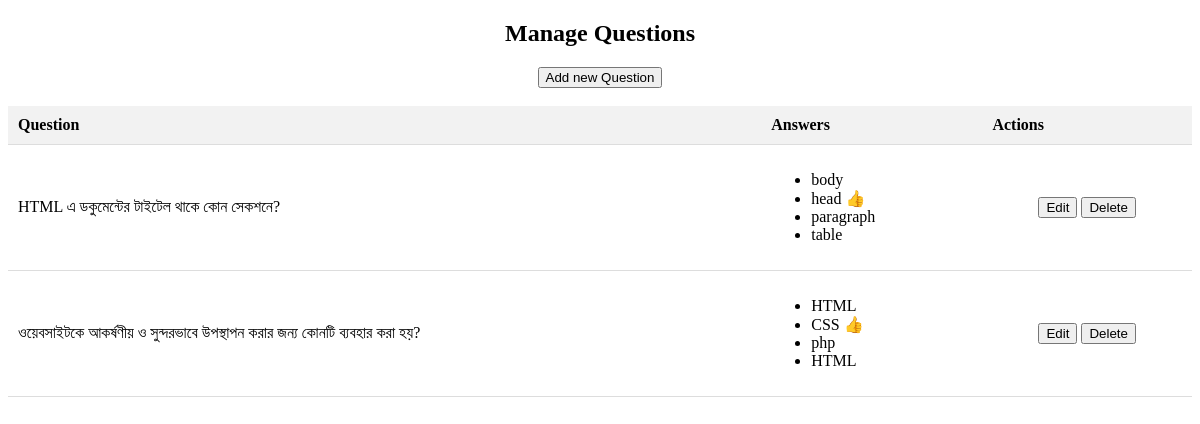
The app's page /view_question.php with its own data.
### tables this page shows
CREATE TABLE `question` (
  `id` int(10) NOT NULL,
  `ques` varchar(500) NOT NULL
);

CREATE TABLE `answers` (
  `id` int(10) NOT NULL,
  `ques_id` int(10) NOT NULL,
  `answer` varchar(100) NOT NULL,
  `correct` int(10) NOT NULL
);

### view_question.php (the view, shortened to what this page needs)
<?php
include '_dbconnect.php';
$query = "SELECT q.id AS question_id, q.ques, a.id AS answer_id, a.answer, a.correct
          FROM question q
          JOIN answers a ON q.id = a.ques_id
          ORDER BY q.id, a.id";
$result = mysqli_query($con, $query);
$questions = [];
while ($row = mysqli_fetch_assoc($result)) {
    $questions[$row['question_id']]['question'] = $row['ques'];
    $questions[$row['question_id']]['answers'][] = [
        'answer_id' => $row['answer_id'],
        'answer_text' => $row['answer'],
        'is_correct' => $row['correct']
    ];
}
?>
<!DOCTYPE html>
<html>
<head>
</head>
<body>
<center>
<h2>Manage Questions</h2>
<form action="question.php">
    <button type="submit">Add new Question</button>
</form>
<br>
<table>
    <tr>
        <th>Question</th>
        <th>Answers</th>
        <th>Actions</th>
    </tr>
    <?php foreach ($questions as $question_id => $data): ?>
        <tr>
            <td><?php echo $data['question']; ?></td>
            <td>
                <ul>
                    <?php foreach ($data['answers'] as $answer): ?>
                        <li>
                            <?php echo $answer['answer_text']; ?>
                            <?php if ($answer['is_correct']): ?>
                                <span class="thumb-up">&#128077;</span>
                            <?php endif; ?>
                        </li>
                    <?php endforeach; ?>
                </ul>
            </td>
            <td class="actions">
                <form action="edit_question.php" method="POST" style="display:inline;">
                    <button type="submit">Edit</button>
                </form>
                <form action="delete.php" method="POST" style="display:inline;" onsubmit="return confirm('Are you sure you want to delete this question?');">
                    <button type="submit">Delete</button>
                </form>
            </td>
        </tr>
    <?php endforeach; ?>
</table>
</center>
</body>
</html>

### view_question.php (style rules this page uses)
table { width: 100%; border-collapse: collapse; }
th, td { padding: 10px; text-align: left; border-bottom: 1px solid #ddd; }
th { background-color: #f2f2f2; }
.actions { text-align: center; }
.thumb-up { color: green; }

### records on screen
question: answers.answer "body", answers.answer "head", answers.answer "paragraph", answers.answer "table"
question: answers.answer "HTML", answers.answer "CSS", answers.answer "php"

### other values on screen
$data['question'] "HTML এ ডকুমেন্টের টাইটেল থাকে কোন সেকশনে?"
$data['question'] "ওয়েবসাইটকে আকর্ষণীয় ও সুন্দরভাবে উপস্থাপন করার জন্য কোনটি ব্যবহার করা হয়?"
